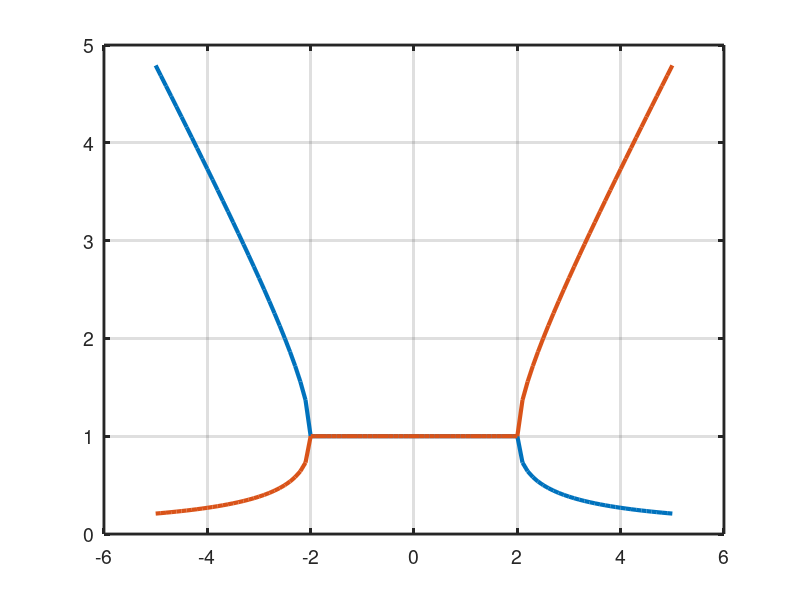

This chart was generated by the following MATLAB code:
%%%%%%%%%%%%%%%%%%%%%%%%%%%%%%%%%%%%%%%%%%%%%%%%%%%%%%%%%%%%%%%%%%%%%% 0 - Exercícios de transformada Z%% %%%%%%  17 de Novembro de 2021%%%%%%%%%%%%%%%%%%%%%%%%%%%%%%%%%%%%%%%%%%%%%%%%%%%%%%%%%%%%%%%%%%%%%%%% 1 - Preparação do código %% %% Boas práticas: limpeza de variáveis; variáveis globais%% Constantes; carregar bibliotecas;...%%%%% Limpezaclc;          % limpa visual da tela de comandosclose all;    % limpa as figurasclear all;    % limpa as variáveis%%% Pacote de controlepkg load control         %%% Polos e zeros pkg load signal          %%% --> Bilinear%%%%%%%%%%%%%%%%%%%%%%%%%%%%%%%%%%%%%%%%%%%%%%%%%%%%%%%%%%%%%%%%%%%%%% Questão 01disp('Exercício 1')%%% Função de transferênciaN = [1 1];D = [1 4 1];%%% Adotando T = 1sGz = tf(N,D,1);##Transfer function 'Gz' from input 'u1' to output ...####          z + 1## y1:  -------------##      z^2 + 4 z + 1####Sampling time: 1 s##Discrete-time model.%%% Estabilidade%%% Raizes do denominador e verificar se estão dentro %%% do circulo unitáriopolos = roots(D)%%% Módulo dos polos é maior que 1 - instável%%% Módulo dos polos é menor que 1 - estávelteste = abs(polos)>1;if sum(teste)==0  disp('estável')else  disp('instável')end%%%%%%%%%%%%%%%%%%%%%%%%%%%%%%%%%%%%%%%%%%%%%%%%%%%%%%%%%%%%%%%%%%%%%% Questão 02%%% Quando o sistema é oscilátório em Z?%%%%%% R: quando o módulo do polo é unitário%%% Como calcular a frequência de oscilação do sistema?%%%%%% R: 0 rd --> 0Hz e pi rd --> Fs/2%%%%%% R: pi/10 rd --> 60Hz e pi rd --> 600Hz%%%%%% pi/10 --> 18 graus (?)%%% descobri os polos que caracterizam o sistema%%% [X, Y] = pol2cart (THETA, R)%%% p1[R1,I1] = pol2cart(pi/10,1);p1      = R1 + j*I1;%%% p2[R2,I2] = pol2cart(-pi/10,1);p2      = R2 + j*I2;%%% Determinando o denominador%%% D(z) = (z - p1)*(z - p2) = z^2 - (p1 + p2)*z + p1p2D = conv([1 -p1],[1 -p2]);%%% D = [1.00000  -1.90211   1.00000];disp(' ')disp('======================')disp('Exercício 2')disp('Valores de a e b')a = D(2)b = D(3)disp(' ')disp('======================')%%%%%%%%%%%%%%%%%%%%%%%%%%%%%%%%%%%%%%%%%%%%%%%%%%%%%%%%%%%%%%%%%%%%%% Questão 03%%% Polos (raizes do denominador)%%% delta = a^2 - 4%%% p1,2  = (-a +/- raiz(delta))/2disp(' ')disp('======================')disp('Exercício 3')%% mudar aqui caso queira analisar um valor maior no gráficoa  = [-5:0.1:5];%% aqui é o bhaskara - mudar para cada equaçãopa1 = @(a) (-a + sqrt(a.^2-4))/2pa2 = @(a) (-a - sqrt(a.^2-4))/2  polo1 = pa1(a);polo2 = pa2(a);figure(1)plot(a,abs(polo1)); hold; plot(a,abs(polo2))grid%%% Aprimora a aparência do gráficoset(findall(gcf,'Type','line'),'LineWidth',3);set(gca,'FontSize',14,'LineWidth',2);disp(' ')disp('======================')%%%%%%%%%%%%%%%%%%%%%%%%%%%%%%%%%%%%%%%%%%%%%%%%%%%%%%%%%%%%%%%%%%%%%% Questão 04%%% determinar os polos do sistemadisp(' ')disp('======================')disp('Exercício 4')%% função de transferência dadapolos = roots([1 4 40]);%% valores para analisar    % modulo:        % >1: instavel        % =1: oscilatório        % <1: estavel[Angulo, Modulo] = cart2pol(real(polos),imag(polos))Angulo = Angulo*180/pi## Modulo =####   6.3246##   6.3246%% Instável## Angulo =####   108.43##  -108.43%% Oscilatório%%% Como calcular a frequência de oscilação do sistema?%%%%%% R: 108 rd --> fx Hz e 180 --> Fs/2%%%disp(' ')disp('======================')%%%%%%%%%%%%%%%%%%%%%%%%%%%%%%%%%%%%%%%%%%%%%%%%%%%%%%%%%%%%%%%%%%%%%% Questão 05 - y(0) = 1 e y(−1) = 3%%%%%%%%%%%%%%%%%%%%%%%%%%%%%%%%%%%%%%%%%%%%%%% PARTE PARA DESCOBRIR Y(3)%%% n = 0 --> y(−2) − 6y(−1) + 5y(0) = 0%%% n = 0 --> y(−2) − 6*3 + 5*1 = 0 --> y(-2) = 13%%% n = 1 --> 3 − 6*1 + 5y(1) = 0      --> y(1) = 0.6%%% n = 2 --> 1 − 6*0.6 + 5y(2) = 0    --> y(2) = 0.52%%% n = 3 --> 0.6 − 6*0.52 + 5y(3) = 0 --> y(3) = 0.504%%%%%%%%%%%%%%%%%%%%%%%%%%%%%%%%%%%%%%%%%%%%% PARTE USANDO A TRANSFORMADA Z - SABER ESTABILIDADE%%% Dada a Equação 05 o sistema é estável?%%% Tempo - equação de diferençasctime%%%%%% y(n − 2) − 6y(n − 1) + 5y(n) = 0%%% Frequência%%%%%% z^{-2}*Y(z) − 6z^{-1}*Y(z) + 5z^{0}*Y(z) = 0%%% Y(z)(z^{-2} − 6z^{-1} + 5z^{0}) = U(z)%%% Y(z)/U(z) = 1/(z^{-2} − 6z^{-1} + 5z^{0})%%% Y(z)/U(z) = z^{2}/(1 − 6z^{1} + 5z^{2})disp(' ')disp('======================')disp('Exercício 5')% DENOMINADOR DA FT DA TRANSFORMADAD     = [5 -6 1]polos = roots(D)abs(polos)disp(' ')disp('======================')%%%%%%%%%%%%%%%%%%%%%%%%%%%%%%%%%%%%%%%%%%%%%%%%%%%%%%%%%%%%%%%%%%%%%% Questão 06 G(s) = 1/(s^2 + s + 1)disp(' ')disp('======================')disp('Exercício 6')% RAIZES DA FTroots([1 1 1])%%% O sistema no tempo contínuo é estável e oscilatório. %%% A oscilação é amortecida, logo o sistema converge.%%% Polos do sistema em tempo continuo## POLOS -- RAIZES####  -0.50000 + 0.86603i##  -0.50000 - 0.86603i%%%%%%%%% A PARTIR DAS RAIZES%%% A frequência do sistema é w = 0.86603 rd/s%%% f = w/(2*pi) = 0.86603/(2*pi) = 0.13783 Hz%%% Fs > 2*f > 0.27567 Hz%%% Adotar Fs = 0.5Hz portanto T = 2s##     The following table summarizes the transformation:####          +---------------+-----------------------+----------------------+##          | Transform     | Zero at x             | Pole at x            |##          |    H(S)       |   H(S) = S-x          |    H(S)=1/(S-x)      |##          +---------------+-----------------------+----------------------+##          |       2 z-1   | zero: (2+xT)/(2-xT)   | zero: -1             |##          |  S -> - ---   | pole: -1              | pole: (2+xT)/(2-xT)  |##          |       T z+1   | gain: (2-xT)/T        | gain: (2-xT)/T       |##          +---------------+-----------------------+----------------------+##N = [1]         %% NUMERADOR DA FTD = [1 1 1]     %% DENOMINADOR DA FTT = 2           %% PERIODO DO SISTEMAy1 = tf(N,D)    %% FAZER A FT##Transfer function 'G' from input 'u1' to output ...####           1## y1:  -----------##      s^2 + s + 1####Continuous-time model.%%% ISSO É A SUBSTITUIÇÃO NA MÃO##Transfer function 'G' from input 'u1' to output ...####                         1## Y(z)=   ---------------------------------##         ((z-1)/(z+1))^2 + (z-1)/(z+1) + 1####Continuous-time model.%% FAZENDO A APROXIMAÇÃO PELA BILINEAR[ZA,ZB] = bilinear(N,D,T);%% APRESENTA A FT CERTINHOGz = tf(ZA,ZB,T)%% ESSA É A FT DA APROXIMAÇÃO PELA BILINEAR##Transfer function 'Gz' from input 'u1' to output ...####      0.3333 z^2 + 0.6667 z + 0.3333## y1:  ------------------------------##        z^2 - 2.22e-16 z + 0.3333####Sampling time: 2 s##Discrete-time model.disp(' ')disp('======================')